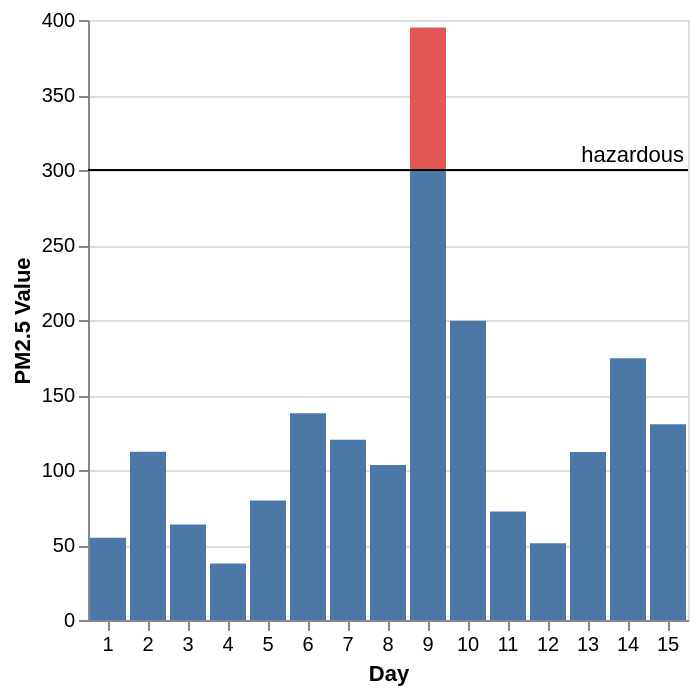

Source (Vega-Lite JSON):
### Vega-Lite specification from a JSON file in a GitHub repository (floating-point values rounded to 4 significant figures)
{"$schema": "https://vega.github.io/schema/vega-lite/v5.json", "description": "The PM2.5 value of Beijing observed 15 days, highlighting the days when PM2.5 level is hazardous to human health. Data source https://chartaccent.github.io/chartaccent.html", "layer": [{"data": {"values": [{"Day": 1, "Value": 54.8}, {"Day": 2, "Value": 112.1}, {"Day": 3, "Value": 63.6}, {"Day": 4, "Value": 37.6}, {"Day": 5, "Value": 79.7}, {"Day": 6, "Value": 137.9}, {"Day": 7, "Value": 120.1}, {"Day": 8, "Value": 103.3}, {"Day": 9, "Value": 394.8}, {"Day": 10, "Value": 199.5}, {"Day": 11, "Value": 72.3}, {"Day": 12, "Value": 51.1}, {"Day": 13, "Value": 112.0}, {"Day": 14, "Value": 174.5}, {"Day": 15, "Value": 130.5}]}, "layer": [{"mark": "bar", "encoding": {"x": {"field": "Day", "type": "ordinal", "axis": {"labelAngle": 0}}, "y": {"field": "Value", "type": "quantitative"}}}, {"mark": "bar", "transform": [{"filter": "datum.Value >= 300"}, {"calculate": "300", "as": "baseline"}], "encoding": {"x": {"field": "Day", "type": "ordinal"}, "y": {"field": "baseline", "type": "quantitative", "title": "PM2.5 Value"}, "y2": {"field": "Value"}, "color": {"value": "#e45755"}}}]}, {"data": {"values": [{}]}, "encoding": {"y": {"datum": 300}}, "layer": [{"mark": "rule"}, {"mark": {"type": "text", "align": "right", "baseline": "bottom", "dx": -2, "dy": -2, "x": "width", "text": "hazardous"}}]}]}
